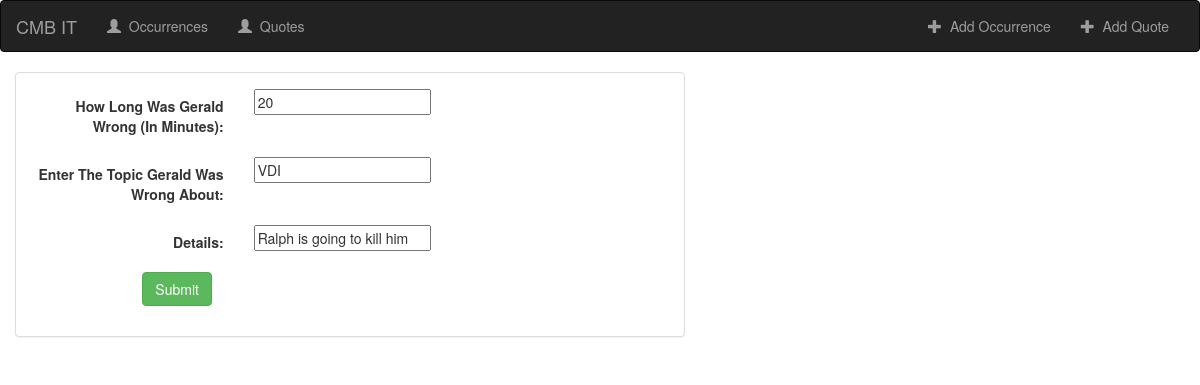
Page /wrong/20/update on the committed database.
### wrong/models.py (models this page shows, shortened)
class Occurrence(models.Model):
    TimeWrong = models.IntegerField(verbose_name='How Long Was Gerald Wrong (In Minutes)')
    Subject = models.CharField(max_length=100, verbose_name='Enter The Topic Gerald Was Wrong About')
    Details = models.CharField(max_length=500)
    DateTime = models.DateTimeField(default=timezone.now())

### wrong/views.py (the view)
# urls.py: url(r'^wrong/(?P<pk>[0-9]+)/update$', views.WrongUpdate.as_view(), name='wrong-update'),
@method_decorator(csrf_exempt, name='dispatch')
class WrongUpdate(UpdateView):
    model = Occurrence
    fields = ['TimeWrong', 'Subject', 'Details']

### wrong/templates/wrong/occurrence_form.html (shortened to what this page needs)
{% extends 'wrong/base.html' %}
{% block body %}
<div class="container-fluid">
    <div class="row">
        <div class="col-sm-12 col-md-7">
            <div class="panel panel-default">
                <div class="panel-body">
                    <form class="form-horizontal" action="" method="post" enctype="multipart/form-data">
                        {% include 'wrong/form-template.html' %}
                        <div class="form-group">
                            <div class="col-sm-offset-2 col-sm-10">
                                <button type="submit" class="btn btn-success">Submit</button>
                            </div>
                        </div>
                    </form>
                </div>
            </div>
        </div>
    </div>
</div>
{% endblock %}

### wrong/templates/wrong/form-template.html (shortened to what this page needs)
{% for field in form %}
    <div class="form-group">
        <div class="col-md-offset-2 col-md-10">
        </div>
        <label class="control-label col-md-4">{{ field.label_tag }}</label>
        <div class="col-sm-8">{{ field }}</div>
    </div>
{% endfor %}

### rows in the picture
Occurrence: form "20" "VDI" "Ralph is going to kill him"

### other values in the picture
{{ field.label_tag }} "How Long Was Gerald Wrong (In Minutes):" "Enter The Topic Gerald Was Wrong About:" "Details:"
